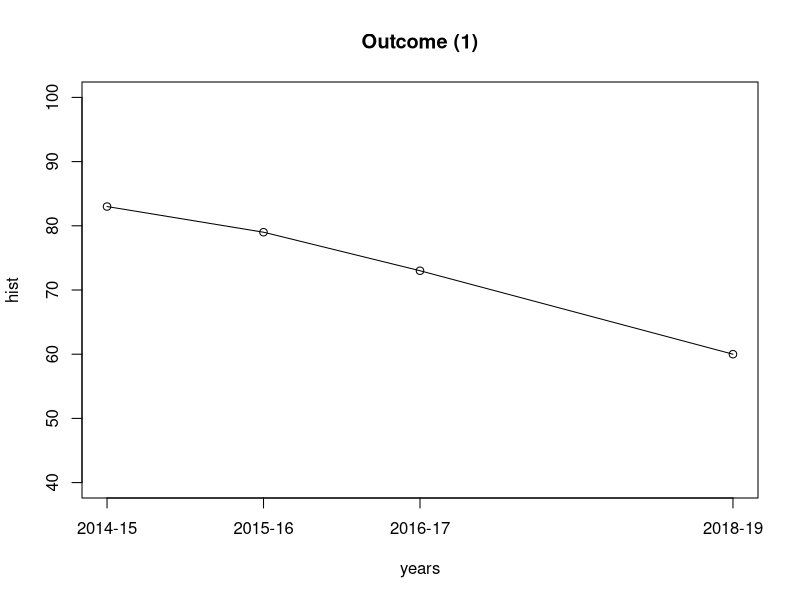
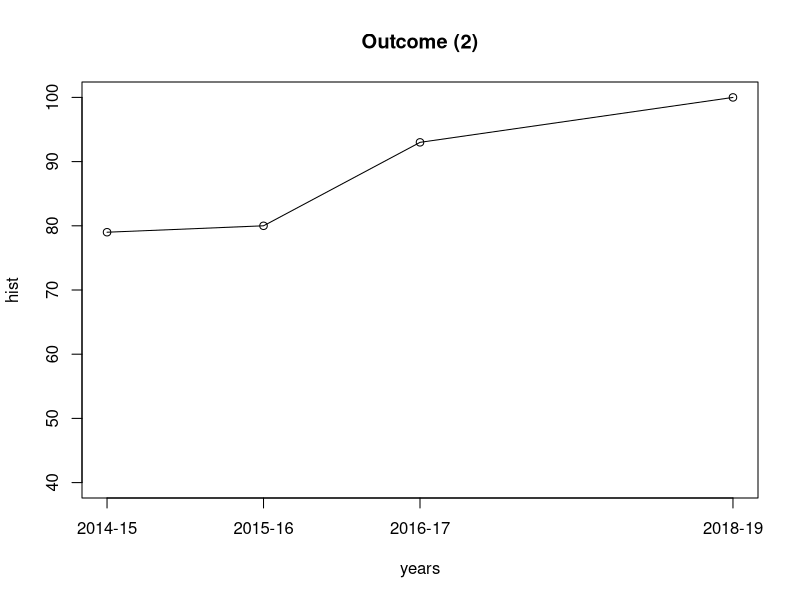
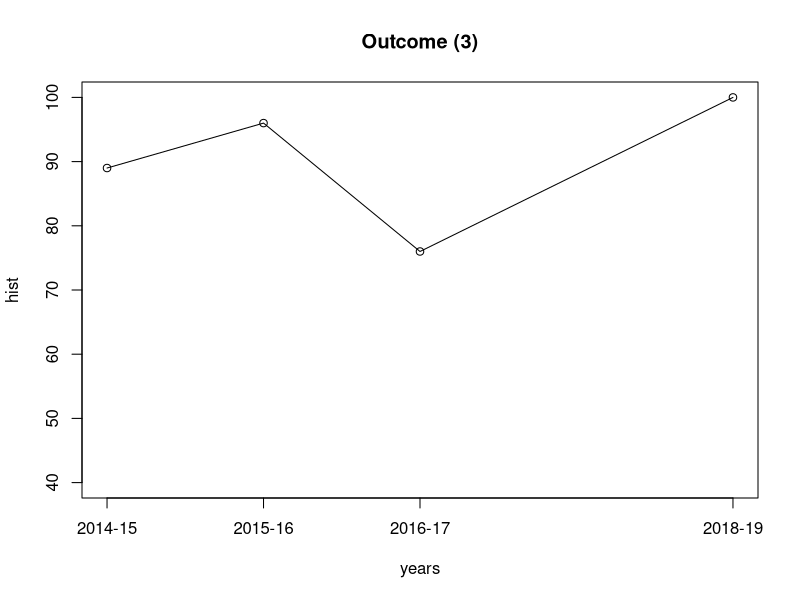
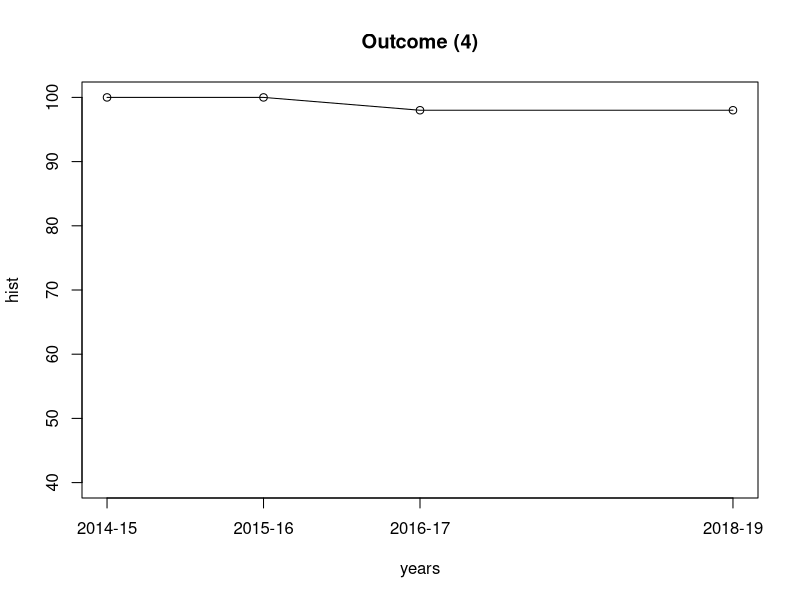
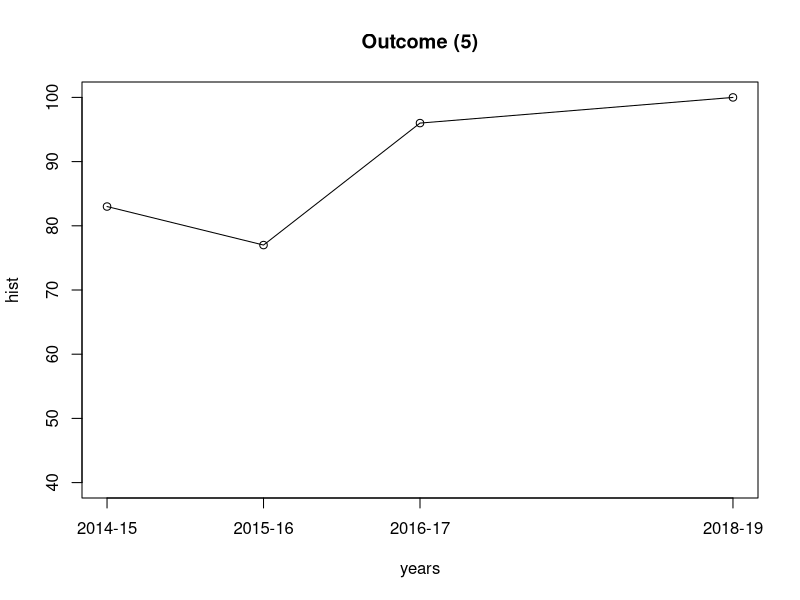
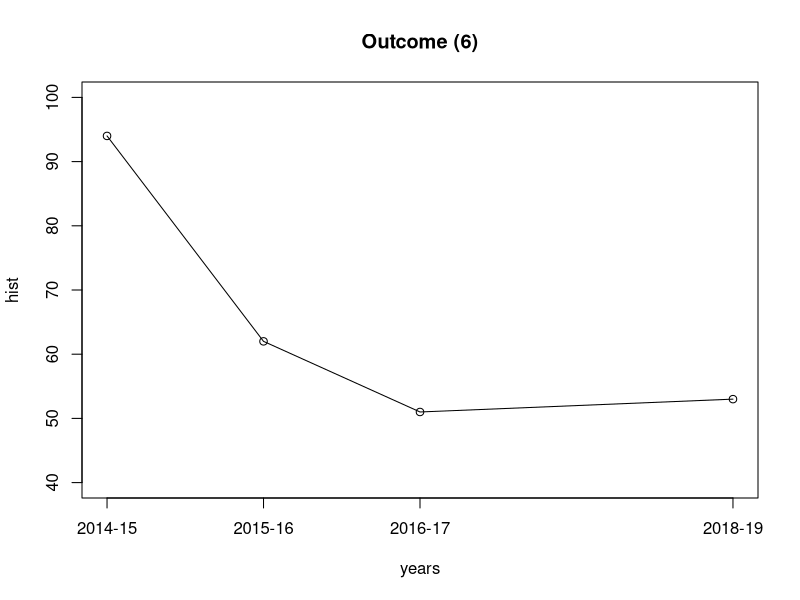

Generate these figures, in order, with R:
## ---- chunk 1
num.excelled <- c(
    a1=0+0, a2=0, a3=0, a4=0, a5=0, a6=0,
    b1=6, b2=28+8,
    c1=23, c2=0, c3=0+23, c4=43, c5=27, 
    d1=38, d2=38, d3=38, d4=38, d5=0,
    e1=49, e2=49, e3=49, e4=49,
    f1=0, f2=23, f3=38,
    g1=0, g2=0,
    h1=0, h2=0, h3=0,
    i1=0, i2=0, i3=0, i4=0,
    j1=8, j2=12, j3=29, j4=0, j5=6,
    k1=0, k2=0+0+0+0, k3=0, k4=0)
num.mastered <- c(
    a1=0+0, a2=0, a3=0, a4=0, a5=0, a6=0,
    b1=7, b2=26+11,
    c1=20, c2=43, c3=0+20, c4=0, c5=16, 
    d1=5, d2=5, d3=5, d4=5, d5=43,
    e1=4, e2=4, e3=4, e4=4,
    f1=43, f2=20, f3=5,
    g1=0, g2=0,
    h1=0, h2=0, h3=0,
    i1=0, i2=0, i3=0, i4=0,
    j1=8, j2=11, j3=2, j4=8, j5=10,
    k1=0, k2=0+0+0+0, k3=0, k4=0)
num.partially.mastered <- c(
    a1=0+0, a2=0, a3=0, a4=0, a5=0, a6=0,
    b1=15, b2=19+11,
    c1=0, c2=0, c3=0+0, c4=0, c5=0, 
    d1=0, d2=0, d3=0, d4=0, d5=0,
    e1=0, e2=0, e3=0, e4=0,
    f1=0, f2=0, f3=0,
    g1=0, g2=0,
    h1=0, h2=0, h3=0,
    i1=0, i2=0, i3=0, i4=0,
    j1=17, j2=12, j3=4, j4=4, j5=12,
    k1=0, k2=0+0+0+0, k3=0, k4=0)
num.below.expectations <- c(
    a1=0+0, a2=0, a3=0, a4=0, a5=0, a6=0,
    b1=7, b2=0+6,
    c1=0, c2=0, c3=0+0, c4=0, c5=0, 
    d1=0, d2=0, d3=0, d4=0, d5=0,
    e1=1, e2=1, e3=1, e4=1,
    f1=0, f2=0, f3=0,
    g1=0, g2=0,
    h1=0, h2=0, h3=0,
    i1=0, i2=0, i3=0, i4=0,
    j1=2, j2=1, j3=1, j4=23, j5=7,
    k1=0, k2=0+0+0+0, k3=0, k4=0)

num.excelled['a'] <- sum(num.excelled[paste('a', 1:6, sep="")])
num.excelled['b'] <- sum(num.excelled[paste('b', 1:2, sep="")])
num.excelled['c'] <- sum(num.excelled[paste('c', 1:5, sep="")])
num.excelled['d'] <- sum(num.excelled[paste('d', 1:5, sep="")])
num.excelled['e'] <- sum(num.excelled[paste('e', 1:4, sep="")])
num.excelled['f'] <- sum(num.excelled[paste('f', 1:3, sep="")])
num.excelled['g'] <- sum(num.excelled[paste('g', 1:2, sep="")])
num.excelled['h'] <- sum(num.excelled[paste('h', 1:3, sep="")])
num.excelled['i'] <- sum(num.excelled[paste('i', 1:4, sep="")])
num.excelled['j'] <- sum(num.excelled[paste('j', 1:5, sep="")])
num.excelled['k'] <- sum(num.excelled[paste('k', 1:4, sep="")])

num.mastered['a'] <- sum(num.mastered[paste('a', 1:6, sep="")])
num.mastered['b'] <- sum(num.mastered[paste('b', 1:2, sep="")])
num.mastered['c'] <- sum(num.mastered[paste('c', 1:5, sep="")])
num.mastered['d'] <- sum(num.mastered[paste('d', 1:5, sep="")])
num.mastered['e'] <- sum(num.mastered[paste('e', 1:4, sep="")])
num.mastered['f'] <- sum(num.mastered[paste('f', 1:3, sep="")])
num.mastered['g'] <- sum(num.mastered[paste('g', 1:2, sep="")])
num.mastered['h'] <- sum(num.mastered[paste('h', 1:3, sep="")])
num.mastered['i'] <- sum(num.mastered[paste('i', 1:4, sep="")])
num.mastered['j'] <- sum(num.mastered[paste('j', 1:5, sep="")])
num.mastered['k'] <- sum(num.mastered[paste('k', 1:4, sep="")])

num.partially.mastered['a'] <- sum(num.partially.mastered[paste('a', 1:6, sep="")])
num.partially.mastered['b'] <- sum(num.partially.mastered[paste('b', 1:2, sep="")])
num.partially.mastered['c'] <- sum(num.partially.mastered[paste('c', 1:5, sep="")])
num.partially.mastered['d'] <- sum(num.partially.mastered[paste('d', 1:5, sep="")])
num.partially.mastered['e'] <- sum(num.partially.mastered[paste('e', 1:4, sep="")])
num.partially.mastered['f'] <- sum(num.partially.mastered[paste('f', 1:3, sep="")])
num.partially.mastered['g'] <- sum(num.partially.mastered[paste('g', 1:2, sep="")])
num.partially.mastered['h'] <- sum(num.partially.mastered[paste('h', 1:3, sep="")])
num.partially.mastered['i'] <- sum(num.partially.mastered[paste('i', 1:4, sep="")])
num.partially.mastered['j'] <- sum(num.partially.mastered[paste('j', 1:5, sep="")])
num.partially.mastered['k'] <- sum(num.partially.mastered[paste('k', 1:4, sep="")])

num.below.expectations['a'] <- sum(num.below.expectations[paste('a', 1:6, sep="")])
num.below.expectations['b'] <- sum(num.below.expectations[paste('b', 1:2, sep="")])
num.below.expectations['c'] <- sum(num.below.expectations[paste('c', 1:5, sep="")])
num.below.expectations['d'] <- sum(num.below.expectations[paste('d', 1:5, sep="")])
num.below.expectations['e'] <- sum(num.below.expectations[paste('e', 1:4, sep="")])
num.below.expectations['f'] <- sum(num.below.expectations[paste('f', 1:3, sep="")])
num.below.expectations['g'] <- sum(num.below.expectations[paste('g', 1:2, sep="")])
num.below.expectations['h'] <- sum(num.below.expectations[paste('h', 1:3, sep="")])
num.below.expectations['i'] <- sum(num.below.expectations[paste('i', 1:4, sep="")])
num.below.expectations['j'] <- sum(num.below.expectations[paste('j', 1:5, sep="")])
num.below.expectations['k'] <- sum(num.below.expectations[paste('k', 1:4, sep="")])

get.excelled <- function (key) {
    pct <- num.excelled[[key]] / (num.excelled[[key]] + num.mastered[[key]] + num.partially.mastered[[key]] + num.below.expectations[[key]])
    return (round(100*pct))
}
get.mastered <- function (key) {
    pct <- num.mastered[[key]] / (num.excelled[[key]] + num.mastered[[key]] + num.partially.mastered[[key]] + num.below.expectations[[key]])
    return (round(100*pct))
}
get.partially.mastered <- function (key) {
    pct <- num.partially.mastered[[key]] / (num.excelled[[key]] + num.mastered[[key]] + num.partially.mastered[[key]] + num.below.expectations[[key]])
    return (round(100*pct))
}
get.below.expectations <- function (key) {
    pct <- num.below.expectations[[key]] / (num.excelled[[key]] + num.mastered[[key]] + num.partially.mastered[[key]] + num.below.expectations[[key]])
    return (round(100*pct))
}
num.assessed <- function (key) {
    num <- num.excelled[[key]] + num.mastered[[key]] + num.partially.mastered[[key]] + num.below.expectations[[key]]
    return (num)
}

history.excelled <- data.frame(
    a=c(62,  45,  61, get.excelled('a')),
    b=c(69,  46,  34, get.excelled('b')),
    c=c(71,  58,  31, get.excelled('c')),
    d=c(66,  53,  12, get.excelled('d')),
    e=c(20,  98,  92, get.excelled('e')),
    f=c(83,  67,  22, get.excelled('f')),
    g=c(20, 100,  NA, get.excelled('g')),
    h=c(20,  81,  NA, get.excelled('h')),
    i=c(67,  56,  70, get.excelled('i')),
    j=c(79,  36,  34, get.excelled('j')),
    k=c(49,  74,  NA, get.excelled('k')))
history.mastered <- data.frame(
    a=c(10, 35,  10, get.mastered('a')),
    b=c(14, 33,  39, get.mastered('b')),
    c=c( 8, 22,  62, get.mastered('c')),
    d=c(17, 24,  84, get.mastered('d')),
    e=c(80,  2,   6, get.mastered('e')),
    f=c( 6, 29,  54, get.mastered('f')),
    g=c(80,  0,  NA, get.mastered('g')),
    h=c(80, 10,  NA, get.mastered('h')),
    i=c(24, 26,  23, get.mastered('i')),
    j=c(15, 26,  17, get.mastered('j')),
    k=c(15,  8,  NA, get.mastered('k')))
history.partially.mastered <- data.frame(
    a=c(12,  9,  12, get.partially.mastered('a')),
    b=c(10, 15,   7, get.partially.mastered('b')),
    c=c(11,  9,   4, get.partially.mastered('c')),
    d=c( 7, 19,   3, get.partially.mastered('d')),
    e=c( 0,  0,   0, get.partially.mastered('e')),
    f=c(11,  4,  21, get.partially.mastered('f')),
    g=c( 0,  0,  NA, get.partially.mastered('g')),
    h=c( 0,  9,  NA, get.partially.mastered('h')),
    i=c( 3, 10,   2, get.partially.mastered('i')),
    j=c( 2, 17,  31, get.partially.mastered('j')),
    k=c(24,  2,  NA, get.partially.mastered('k')))
history.below.expectations <- data.frame(
    a=c(16, 11,  18, get.below.expectations('a')),
    b=c( 7,  6,  20, get.below.expectations('b')),
    c=c(10, 11,   3, get.below.expectations('c')),
    d=c(10,  4,   1, get.below.expectations('d')),
    e=c( 0,  0,   2, get.below.expectations('e')),
    f=c( 0,  0,   2, get.below.expectations('f')),
    g=c( 0,  0,  NA, get.below.expectations('g')),
    h=c( 0,  0,  NA, get.below.expectations('h')),
    i=c( 6,  7,   5, get.below.expectations('i')),
    j=c( 4, 21,  18, get.below.expectations('j')),
    k=c(12, 16,  NA, get.below.expectations('k')))

history.pass <- history.excelled + history.mastered
history.fail <- history.partially.mastered + history.below.expectations
## ---- chunk 2

years <- c(2015, 2016, 2017, 2019)
year_labels = c('2014-15', '2015-16', '2016-17', '2018-19')
outcome_map=c('b', 'c', 'f', 'e', 'd', 'j')
for (idx in c(1, 2, 3, 4, 5, 6)) {
  outcome = outcome_map[idx]
  hist <- c(history.pass[1, outcome], history.pass[2, outcome], history.pass[3, outcome], history.pass[4, outcome])
  plot(years, hist, xaxt="n", ylim=c(40,100))
  lines(years, hist)
  axis(side=1, at=years, labels=year_labels)
  title(paste('Outcome (',  idx, ')', sep=""))
}

